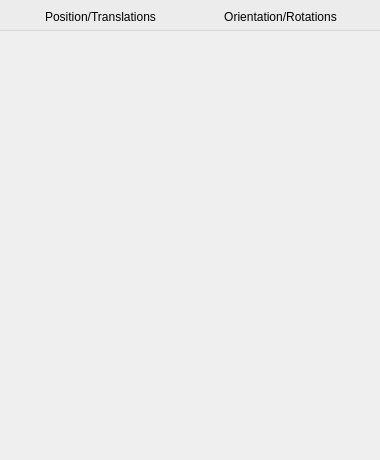
<?xml version="1.0" encoding="UTF-8"?>
<ui version="4.0">
 <class>CQDlgTranslationRotationContainer</class>
 <widget class="QDialog" name="CQDlgTranslationRotationContainer">
  <property name="geometry">
   <rect>
    <x>0</x>
    <y>0</y>
    <width>380</width>
    <height>460</height>
   </rect>
  </property>
  <property name="windowTitle">
   <string>Object/Item position/orientation</string>
  </property>
  <property name="windowOpacity">
   <double>1.000000000000000</double>
  </property>
  <property name="locale">
   <locale language="English" country="UnitedStates"/>
  </property>
  <widget class="QPushButton" name="qqTranslationMode">
   <property name="geometry">
    <rect>
     <x>10</x>
     <y>5</y>
     <width>181</width>
     <height>23</height>
    </rect>
   </property>
   <property name="palette">
    <palette>
     <active>
      <colorrole role="WindowText">
       <brush brushstyle="SolidPattern">
        <color alpha="255">
         <red>0</red>
         <green>0</green>
         <blue>0</blue>
        </color>
       </brush>
      </colorrole>
      <colorrole role="Button">
       <brush brushstyle="SolidPattern">
        <color alpha="255">
         <red>255</red>
         <green>255</green>
         <blue>255</blue>
        </color>
       </brush>
      </colorrole>
      <colorrole role="Light">
       <brush brushstyle="SolidPattern">
        <color alpha="255">
         <red>255</red>
         <green>255</green>
         <blue>255</blue>
        </color>
       </brush>
      </colorrole>
      <colorrole role="Midlight">
       <brush brushstyle="SolidPattern">
        <color alpha="255">
         <red>255</red>
         <green>255</green>
         <blue>255</blue>
        </color>
       </brush>
      </colorrole>
      <colorrole role="Dark">
       <brush brushstyle="SolidPattern">
        <color alpha="255">
         <red>127</red>
         <green>127</green>
         <blue>127</blue>
        </color>
       </brush>
      </colorrole>
      <colorrole role="Mid">
       <brush brushstyle="SolidPattern">
        <color alpha="255">
         <red>170</red>
         <green>170</green>
         <blue>170</blue>
        </color>
       </brush>
      </colorrole>
      <colorrole role="Text">
       <brush brushstyle="SolidPattern">
        <color alpha="255">
         <red>0</red>
         <green>0</green>
         <blue>0</blue>
        </color>
       </brush>
      </colorrole>
      <colorrole role="BrightText">
       <brush brushstyle="SolidPattern">
        <color alpha="255">
         <red>255</red>
         <green>255</green>
         <blue>255</blue>
        </color>
       </brush>
      </colorrole>
      <colorrole role="ButtonText">
       <brush brushstyle="SolidPattern">
        <color alpha="255">
         <red>0</red>
         <green>0</green>
         <blue>0</blue>
        </color>
       </brush>
      </colorrole>
      <colorrole role="Base">
       <brush brushstyle="SolidPattern">
        <color alpha="255">
         <red>255</red>
         <green>255</green>
         <blue>255</blue>
        </color>
       </brush>
      </colorrole>
      <colorrole role="Window">
       <brush brushstyle="SolidPattern">
        <color alpha="255">
         <red>255</red>
         <green>255</green>
         <blue>255</blue>
        </color>
       </brush>
      </colorrole>
      <colorrole role="Shadow">
       <brush brushstyle="SolidPattern">
        <color alpha="255">
         <red>0</red>
         <green>0</green>
         <blue>0</blue>
        </color>
       </brush>
      </colorrole>
      <colorrole role="AlternateBase">
       <brush brushstyle="SolidPattern">
        <color alpha="255">
         <red>255</red>
         <green>255</green>
         <blue>255</blue>
        </color>
       </brush>
      </colorrole>
      <colorrole role="ToolTipBase">
       <brush brushstyle="SolidPattern">
        <color alpha="255">
         <red>255</red>
         <green>255</green>
         <blue>220</blue>
        </color>
       </brush>
      </colorrole>
      <colorrole role="ToolTipText">
       <brush brushstyle="SolidPattern">
        <color alpha="255">
         <red>0</red>
         <green>0</green>
         <blue>0</blue>
        </color>
       </brush>
      </colorrole>
     </active>
     <inactive>
      <colorrole role="WindowText">
       <brush brushstyle="SolidPattern">
        <color alpha="255">
         <red>0</red>
         <green>0</green>
         <blue>0</blue>
        </color>
       </brush>
      </colorrole>
      <colorrole role="Button">
       <brush brushstyle="SolidPattern">
        <color alpha="255">
         <red>255</red>
         <green>255</green>
         <blue>255</blue>
        </color>
       </brush>
      </colorrole>
      <colorrole role="Light">
       <brush brushstyle="SolidPattern">
        <color alpha="255">
         <red>255</red>
         <green>255</green>
         <blue>255</blue>
        </color>
       </brush>
      </colorrole>
      <colorrole role="Midlight">
       <brush brushstyle="SolidPattern">
        <color alpha="255">
         <red>255</red>
         <green>255</green>
         <blue>255</blue>
        </color>
       </brush>
      </colorrole>
      <colorrole role="Dark">
       <brush brushstyle="SolidPattern">
        <color alpha="255">
         <red>127</red>
         <green>127</green>
         <blue>127</blue>
        </color>
       </brush>
      </colorrole>
      <colorrole role="Mid">
       <brush brushstyle="SolidPattern">
        <color alpha="255">
         <red>170</red>
         <green>170</green>
         <blue>170</blue>
        </color>
       </brush>
      </colorrole>
      <colorrole role="Text">
       <brush brushstyle="SolidPattern">
        <color alpha="255">
         <red>0</red>
         <green>0</green>
         <blue>0</blue>
        </color>
       </brush>
      </colorrole>
      <colorrole role="BrightText">
       <brush brushstyle="SolidPattern">
        <color alpha="255">
         <red>255</red>
         <green>255</green>
         <blue>255</blue>
        </color>
       </brush>
      </colorrole>
      <colorrole role="ButtonText">
       <brush brushstyle="SolidPattern">
        <color alpha="255">
         <red>0</red>
         <green>0</green>
         <blue>0</blue>
        </color>
       </brush>
      </colorrole>
      <colorrole role="Base">
       <brush brushstyle="SolidPattern">
        <color alpha="255">
         <red>255</red>
         <green>255</green>
         <blue>255</blue>
        </color>
       </brush>
      </colorrole>
      <colorrole role="Window">
       <brush brushstyle="SolidPattern">
        <color alpha="255">
         <red>255</red>
         <green>255</green>
         <blue>255</blue>
        </color>
       </brush>
      </colorrole>
      <colorrole role="Shadow">
       <brush brushstyle="SolidPattern">
        <color alpha="255">
         <red>0</red>
         <green>0</green>
         <blue>0</blue>
        </color>
       </brush>
      </colorrole>
      <colorrole role="AlternateBase">
       <brush brushstyle="SolidPattern">
        <color alpha="255">
         <red>255</red>
         <green>255</green>
         <blue>255</blue>
        </color>
       </brush>
      </colorrole>
      <colorrole role="ToolTipBase">
       <brush brushstyle="SolidPattern">
        <color alpha="255">
         <red>255</red>
         <green>255</green>
         <blue>220</blue>
        </color>
       </brush>
      </colorrole>
      <colorrole role="ToolTipText">
       <brush brushstyle="SolidPattern">
        <color alpha="255">
         <red>0</red>
         <green>0</green>
         <blue>0</blue>
        </color>
       </brush>
      </colorrole>
     </inactive>
     <disabled>
      <colorrole role="WindowText">
       <brush brushstyle="SolidPattern">
        <color alpha="255">
         <red>127</red>
         <green>127</green>
         <blue>127</blue>
        </color>
       </brush>
      </colorrole>
      <colorrole role="Button">
       <brush brushstyle="SolidPattern">
        <color alpha="255">
         <red>255</red>
         <green>255</green>
         <blue>255</blue>
        </color>
       </brush>
      </colorrole>
      <colorrole role="Light">
       <brush brushstyle="SolidPattern">
        <color alpha="255">
         <red>255</red>
         <green>255</green>
         <blue>255</blue>
        </color>
       </brush>
      </colorrole>
      <colorrole role="Midlight">
       <brush brushstyle="SolidPattern">
        <color alpha="255">
         <red>255</red>
         <green>255</green>
         <blue>255</blue>
        </color>
       </brush>
      </colorrole>
      <colorrole role="Dark">
       <brush brushstyle="SolidPattern">
        <color alpha="255">
         <red>127</red>
         <green>127</green>
         <blue>127</blue>
        </color>
       </brush>
      </colorrole>
      <colorrole role="Mid">
       <brush brushstyle="SolidPattern">
        <color alpha="255">
         <red>170</red>
         <green>170</green>
         <blue>170</blue>
        </color>
       </brush>
      </colorrole>
      <colorrole role="Text">
       <brush brushstyle="SolidPattern">
        <color alpha="255">
         <red>127</red>
         <green>127</green>
         <blue>127</blue>
        </color>
       </brush>
      </colorrole>
      <colorrole role="BrightText">
       <brush brushstyle="SolidPattern">
        <color alpha="255">
         <red>255</red>
         <green>255</green>
         <blue>255</blue>
        </color>
       </brush>
      </colorrole>
      <colorrole role="ButtonText">
       <brush brushstyle="SolidPattern">
        <color alpha="255">
         <red>127</red>
         <green>127</green>
         <blue>127</blue>
        </color>
       </brush>
      </colorrole>
      <colorrole role="Base">
       <brush brushstyle="SolidPattern">
        <color alpha="255">
         <red>255</red>
         <green>255</green>
         <blue>255</blue>
        </color>
       </brush>
      </colorrole>
      <colorrole role="Window">
       <brush brushstyle="SolidPattern">
        <color alpha="255">
         <red>255</red>
         <green>255</green>
         <blue>255</blue>
        </color>
       </brush>
      </colorrole>
      <colorrole role="Shadow">
       <brush brushstyle="SolidPattern">
        <color alpha="255">
         <red>0</red>
         <green>0</green>
         <blue>0</blue>
        </color>
       </brush>
      </colorrole>
      <colorrole role="AlternateBase">
       <brush brushstyle="SolidPattern">
        <color alpha="255">
         <red>255</red>
         <green>255</green>
         <blue>255</blue>
        </color>
       </brush>
      </colorrole>
      <colorrole role="ToolTipBase">
       <brush brushstyle="SolidPattern">
        <color alpha="255">
         <red>255</red>
         <green>255</green>
         <blue>220</blue>
        </color>
       </brush>
      </colorrole>
      <colorrole role="ToolTipText">
       <brush brushstyle="SolidPattern">
        <color alpha="255">
         <red>0</red>
         <green>0</green>
         <blue>0</blue>
        </color>
       </brush>
      </colorrole>
     </disabled>
    </palette>
   </property>
   <property name="mouseTracking">
    <bool>false</bool>
   </property>
   <property name="text">
    <string>Position/Translations</string>
   </property>
   <property name="checkable">
    <bool>true</bool>
   </property>
   <property name="autoDefault">
    <bool>false</bool>
   </property>
   <property name="flat">
    <bool>true</bool>
   </property>
  </widget>
  <widget class="QPushButton" name="qqRotationMode">
   <property name="geometry">
    <rect>
     <x>190</x>
     <y>5</y>
     <width>181</width>
     <height>23</height>
    </rect>
   </property>
   <property name="palette">
    <palette>
     <active>
      <colorrole role="WindowText">
       <brush brushstyle="SolidPattern">
        <color alpha="255">
         <red>0</red>
         <green>0</green>
         <blue>0</blue>
        </color>
       </brush>
      </colorrole>
      <colorrole role="Button">
       <brush brushstyle="SolidPattern">
        <color alpha="255">
         <red>255</red>
         <green>255</green>
         <blue>255</blue>
        </color>
       </brush>
      </colorrole>
      <colorrole role="Light">
       <brush brushstyle="SolidPattern">
        <color alpha="255">
         <red>255</red>
         <green>255</green>
         <blue>255</blue>
        </color>
       </brush>
      </colorrole>
      <colorrole role="Midlight">
       <brush brushstyle="SolidPattern">
        <color alpha="255">
         <red>255</red>
         <green>255</green>
         <blue>255</blue>
        </color>
       </brush>
      </colorrole>
      <colorrole role="Dark">
       <brush brushstyle="SolidPattern">
        <color alpha="255">
         <red>127</red>
         <green>127</green>
         <blue>127</blue>
        </color>
       </brush>
      </colorrole>
      <colorrole role="Mid">
       <brush brushstyle="SolidPattern">
        <color alpha="255">
         <red>170</red>
         <green>170</green>
         <blue>170</blue>
        </color>
       </brush>
      </colorrole>
      <colorrole role="Text">
       <brush brushstyle="SolidPattern">
        <color alpha="255">
         <red>0</red>
         <green>0</green>
         <blue>0</blue>
        </color>
       </brush>
      </colorrole>
      <colorrole role="BrightText">
       <brush brushstyle="SolidPattern">
        <color alpha="255">
         <red>255</red>
         <green>255</green>
         <blue>255</blue>
        </color>
       </brush>
      </colorrole>
      <colorrole role="ButtonText">
       <brush brushstyle="SolidPattern">
        <color alpha="255">
         <red>0</red>
         <green>0</green>
         <blue>0</blue>
        </color>
       </brush>
      </colorrole>
      <colorrole role="Base">
       <brush brushstyle="SolidPattern">
        <color alpha="255">
         <red>255</red>
         <green>255</green>
         <blue>255</blue>
        </color>
       </brush>
      </colorrole>
      <colorrole role="Window">
       <brush brushstyle="SolidPattern">
        <color alpha="255">
         <red>255</red>
         <green>255</green>
         <blue>255</blue>
        </color>
       </brush>
      </colorrole>
      <colorrole role="Shadow">
       <brush brushstyle="SolidPattern">
        <color alpha="255">
         <red>0</red>
         <green>0</green>
         <blue>0</blue>
        </color>
       </brush>
      </colorrole>
      <colorrole role="AlternateBase">
       <brush brushstyle="SolidPattern">
        <color alpha="255">
         <red>255</red>
         <green>255</green>
         <blue>255</blue>
        </color>
       </brush>
      </colorrole>
      <colorrole role="ToolTipBase">
       <brush brushstyle="SolidPattern">
        <color alpha="255">
         <red>255</red>
         <green>255</green>
         <blue>220</blue>
        </color>
       </brush>
      </colorrole>
      <colorrole role="ToolTipText">
       <brush brushstyle="SolidPattern">
        <color alpha="255">
         <red>0</red>
         <green>0</green>
         <blue>0</blue>
        </color>
       </brush>
      </colorrole>
     </active>
     <inactive>
      <colorrole role="WindowText">
       <brush brushstyle="SolidPattern">
        <color alpha="255">
         <red>0</red>
         <green>0</green>
         <blue>0</blue>
        </color>
       </brush>
      </colorrole>
      <colorrole role="Button">
       <brush brushstyle="SolidPattern">
        <color alpha="255">
         <red>255</red>
         <green>255</green>
         <blue>255</blue>
        </color>
       </brush>
      </colorrole>
      <colorrole role="Light">
       <brush brushstyle="SolidPattern">
        <color alpha="255">
         <red>255</red>
         <green>255</green>
         <blue>255</blue>
        </color>
       </brush>
      </colorrole>
      <colorrole role="Midlight">
       <brush brushstyle="SolidPattern">
        <color alpha="255">
         <red>255</red>
         <green>255</green>
         <blue>255</blue>
        </color>
       </brush>
      </colorrole>
      <colorrole role="Dark">
       <brush brushstyle="SolidPattern">
        <color alpha="255">
         <red>127</red>
         <green>127</green>
         <blue>127</blue>
        </color>
       </brush>
      </colorrole>
      <colorrole role="Mid">
       <brush brushstyle="SolidPattern">
        <color alpha="255">
         <red>170</red>
         <green>170</green>
         <blue>170</blue>
        </color>
       </brush>
      </colorrole>
      <colorrole role="Text">
       <brush brushstyle="SolidPattern">
        <color alpha="255">
         <red>0</red>
         <green>0</green>
         <blue>0</blue>
        </color>
       </brush>
      </colorrole>
      <colorrole role="BrightText">
       <brush brushstyle="SolidPattern">
        <color alpha="255">
         <red>255</red>
         <green>255</green>
         <blue>255</blue>
        </color>
       </brush>
      </colorrole>
      <colorrole role="ButtonText">
       <brush brushstyle="SolidPattern">
        <color alpha="255">
         <red>0</red>
         <green>0</green>
         <blue>0</blue>
        </color>
       </brush>
      </colorrole>
      <colorrole role="Base">
       <brush brushstyle="SolidPattern">
        <color alpha="255">
         <red>255</red>
         <green>255</green>
         <blue>255</blue>
        </color>
       </brush>
      </colorrole>
      <colorrole role="Window">
       <brush brushstyle="SolidPattern">
        <color alpha="255">
         <red>255</red>
         <green>255</green>
         <blue>255</blue>
        </color>
       </brush>
      </colorrole>
      <colorrole role="Shadow">
       <brush brushstyle="SolidPattern">
        <color alpha="255">
         <red>0</red>
         <green>0</green>
         <blue>0</blue>
        </color>
       </brush>
      </colorrole>
      <colorrole role="AlternateBase">
       <brush brushstyle="SolidPattern">
        <color alpha="255">
         <red>255</red>
         <green>255</green>
         <blue>255</blue>
        </color>
       </brush>
      </colorrole>
      <colorrole role="ToolTipBase">
       <brush brushstyle="SolidPattern">
        <color alpha="255">
         <red>255</red>
         <green>255</green>
         <blue>220</blue>
        </color>
       </brush>
      </colorrole>
      <colorrole role="ToolTipText">
       <brush brushstyle="SolidPattern">
        <color alpha="255">
         <red>0</red>
         <green>0</green>
         <blue>0</blue>
        </color>
       </brush>
      </colorrole>
     </inactive>
     <disabled>
      <colorrole role="WindowText">
       <brush brushstyle="SolidPattern">
        <color alpha="255">
         <red>127</red>
         <green>127</green>
         <blue>127</blue>
        </color>
       </brush>
      </colorrole>
      <colorrole role="Button">
       <brush brushstyle="SolidPattern">
        <color alpha="255">
         <red>255</red>
         <green>255</green>
         <blue>255</blue>
        </color>
       </brush>
      </colorrole>
      <colorrole role="Light">
       <brush brushstyle="SolidPattern">
        <color alpha="255">
         <red>255</red>
         <green>255</green>
         <blue>255</blue>
        </color>
       </brush>
      </colorrole>
      <colorrole role="Midlight">
       <brush brushstyle="SolidPattern">
        <color alpha="255">
         <red>255</red>
         <green>255</green>
         <blue>255</blue>
        </color>
       </brush>
      </colorrole>
      <colorrole role="Dark">
       <brush brushstyle="SolidPattern">
        <color alpha="255">
         <red>127</red>
         <green>127</green>
         <blue>127</blue>
        </color>
       </brush>
      </colorrole>
      <colorrole role="Mid">
       <brush brushstyle="SolidPattern">
        <color alpha="255">
         <red>170</red>
         <green>170</green>
         <blue>170</blue>
        </color>
       </brush>
      </colorrole>
      <colorrole role="Text">
       <brush brushstyle="SolidPattern">
        <color alpha="255">
         <red>127</red>
         <green>127</green>
         <blue>127</blue>
        </color>
       </brush>
      </colorrole>
      <colorrole role="BrightText">
       <brush brushstyle="SolidPattern">
        <color alpha="255">
         <red>255</red>
         <green>255</green>
         <blue>255</blue>
        </color>
       </brush>
      </colorrole>
      <colorrole role="ButtonText">
       <brush brushstyle="SolidPattern">
        <color alpha="255">
         <red>127</red>
         <green>127</green>
         <blue>127</blue>
        </color>
       </brush>
      </colorrole>
      <colorrole role="Base">
       <brush brushstyle="SolidPattern">
        <color alpha="255">
         <red>255</red>
         <green>255</green>
         <blue>255</blue>
        </color>
       </brush>
      </colorrole>
      <colorrole role="Window">
       <brush brushstyle="SolidPattern">
        <color alpha="255">
         <red>255</red>
         <green>255</green>
         <blue>255</blue>
        </color>
       </brush>
      </colorrole>
      <colorrole role="Shadow">
       <brush brushstyle="SolidPattern">
        <color alpha="255">
         <red>0</red>
         <green>0</green>
         <blue>0</blue>
        </color>
       </brush>
      </colorrole>
      <colorrole role="AlternateBase">
       <brush brushstyle="SolidPattern">
        <color alpha="255">
         <red>255</red>
         <green>255</green>
         <blue>255</blue>
        </color>
       </brush>
      </colorrole>
      <colorrole role="ToolTipBase">
       <brush brushstyle="SolidPattern">
        <color alpha="255">
         <red>255</red>
         <green>255</green>
         <blue>220</blue>
        </color>
       </brush>
      </colorrole>
      <colorrole role="ToolTipText">
       <brush brushstyle="SolidPattern">
        <color alpha="255">
         <red>0</red>
         <green>0</green>
         <blue>0</blue>
        </color>
       </brush>
      </colorrole>
     </disabled>
    </palette>
   </property>
   <property name="mouseTracking">
    <bool>false</bool>
   </property>
   <property name="text">
    <string>Orientation/Rotations</string>
   </property>
   <property name="checkable">
    <bool>true</bool>
   </property>
   <property name="autoDefault">
    <bool>false</bool>
   </property>
   <property name="flat">
    <bool>true</bool>
   </property>
  </widget>
  <widget class="QGroupBox" name="groupBox">
   <property name="geometry">
    <rect>
     <x>-10</x>
     <y>-50</y>
     <width>401</width>
     <height>81</height>
    </rect>
   </property>
   <property name="palette">
    <palette>
     <active>
      <colorrole role="WindowText">
       <brush brushstyle="SolidPattern">
        <color alpha="255">
         <red>0</red>
         <green>0</green>
         <blue>0</blue>
        </color>
       </brush>
      </colorrole>
      <colorrole role="Button">
       <brush brushstyle="SolidPattern">
        <color alpha="255">
         <red>250</red>
         <green>250</green>
         <blue>250</blue>
        </color>
       </brush>
      </colorrole>
      <colorrole role="Light">
       <brush brushstyle="SolidPattern">
        <color alpha="255">
         <red>255</red>
         <green>255</green>
         <blue>255</blue>
        </color>
       </brush>
      </colorrole>
      <colorrole role="Midlight">
       <brush brushstyle="SolidPattern">
        <color alpha="255">
         <red>252</red>
         <green>252</green>
         <blue>252</blue>
        </color>
       </brush>
      </colorrole>
      <colorrole role="Dark">
       <brush brushstyle="SolidPattern">
        <color alpha="255">
         <red>125</red>
         <green>125</green>
         <blue>125</blue>
        </color>
       </brush>
      </colorrole>
      <colorrole role="Mid">
       <brush brushstyle="SolidPattern">
        <color alpha="255">
         <red>167</red>
         <green>167</green>
         <blue>167</blue>
        </color>
       </brush>
      </colorrole>
      <colorrole role="Text">
       <brush brushstyle="SolidPattern">
        <color alpha="255">
         <red>0</red>
         <green>0</green>
         <blue>0</blue>
        </color>
       </brush>
      </colorrole>
      <colorrole role="BrightText">
       <brush brushstyle="SolidPattern">
        <color alpha="255">
         <red>255</red>
         <green>255</green>
         <blue>255</blue>
        </color>
       </brush>
      </colorrole>
      <colorrole role="ButtonText">
       <brush brushstyle="SolidPattern">
        <color alpha="255">
         <red>0</red>
         <green>0</green>
         <blue>0</blue>
        </color>
       </brush>
      </colorrole>
      <colorrole role="Base">
       <brush brushstyle="SolidPattern">
        <color alpha="255">
         <red>255</red>
         <green>255</green>
         <blue>255</blue>
        </color>
       </brush>
      </colorrole>
      <colorrole role="Window">
       <brush brushstyle="SolidPattern">
        <color alpha="255">
         <red>250</red>
         <green>250</green>
         <blue>250</blue>
        </color>
       </brush>
      </colorrole>
      <colorrole role="Shadow">
       <brush brushstyle="SolidPattern">
        <color alpha="255">
         <red>0</red>
         <green>0</green>
         <blue>0</blue>
        </color>
       </brush>
      </colorrole>
      <colorrole role="AlternateBase">
       <brush brushstyle="SolidPattern">
        <color alpha="255">
         <red>252</red>
         <green>252</green>
         <blue>252</blue>
        </color>
       </brush>
      </colorrole>
      <colorrole role="ToolTipBase">
       <brush brushstyle="SolidPattern">
        <color alpha="255">
         <red>255</red>
         <green>255</green>
         <blue>220</blue>
        </color>
       </brush>
      </colorrole>
      <colorrole role="ToolTipText">
       <brush brushstyle="SolidPattern">
        <color alpha="255">
         <red>0</red>
         <green>0</green>
         <blue>0</blue>
        </color>
       </brush>
      </colorrole>
     </active>
     <inactive>
      <colorrole role="WindowText">
       <brush brushstyle="SolidPattern">
        <color alpha="255">
         <red>0</red>
         <green>0</green>
         <blue>0</blue>
        </color>
       </brush>
      </colorrole>
      <colorrole role="Button">
       <brush brushstyle="SolidPattern">
        <color alpha="255">
         <red>250</red>
         <green>250</green>
         <blue>250</blue>
        </color>
       </brush>
      </colorrole>
      <colorrole role="Light">
       <brush brushstyle="SolidPattern">
        <color alpha="255">
         <red>255</red>
         <green>255</green>
         <blue>255</blue>
        </color>
       </brush>
      </colorrole>
      <colorrole role="Midlight">
       <brush brushstyle="SolidPattern">
        <color alpha="255">
         <red>252</red>
         <green>252</green>
         <blue>252</blue>
        </color>
       </brush>
      </colorrole>
      <colorrole role="Dark">
       <brush brushstyle="SolidPattern">
        <color alpha="255">
         <red>125</red>
         <green>125</green>
         <blue>125</blue>
        </color>
       </brush>
      </colorrole>
      <colorrole role="Mid">
       <brush brushstyle="SolidPattern">
        <color alpha="255">
         <red>167</red>
         <green>167</green>
         <blue>167</blue>
        </color>
       </brush>
      </colorrole>
      <colorrole role="Text">
       <brush brushstyle="SolidPattern">
        <color alpha="255">
         <red>0</red>
         <green>0</green>
         <blue>0</blue>
        </color>
       </brush>
      </colorrole>
      <colorrole role="BrightText">
       <brush brushstyle="SolidPattern">
        <color alpha="255">
         <red>255</red>
         <green>255</green>
         <blue>255</blue>
        </color>
       </brush>
      </colorrole>
      <colorrole role="ButtonText">
       <brush brushstyle="SolidPattern">
        <color alpha="255">
         <red>0</red>
         <green>0</green>
         <blue>0</blue>
        </color>
       </brush>
      </colorrole>
      <colorrole role="Base">
       <brush brushstyle="SolidPattern">
        <color alpha="255">
         <red>255</red>
         <green>255</green>
         <blue>255</blue>
        </color>
       </brush>
      </colorrole>
      <colorrole role="Window">
       <brush brushstyle="SolidPattern">
        <color alpha="255">
         <red>250</red>
         <green>250</green>
         <blue>250</blue>
        </color>
       </brush>
      </colorrole>
      <colorrole role="Shadow">
       <brush brushstyle="SolidPattern">
        <color alpha="255">
         <red>0</red>
         <green>0</green>
         <blue>0</blue>
        </color>
       </brush>
      </colorrole>
      <colorrole role="AlternateBase">
       <brush brushstyle="SolidPattern">
        <color alpha="255">
         <red>252</red>
         <green>252</green>
         <blue>252</blue>
        </color>
       </brush>
      </colorrole>
      <colorrole role="ToolTipBase">
       <brush brushstyle="SolidPattern">
        <color alpha="255">
         <red>255</red>
         <green>255</green>
         <blue>220</blue>
        </color>
       </brush>
      </colorrole>
      <colorrole role="ToolTipText">
       <brush brushstyle="SolidPattern">
        <color alpha="255">
         <red>0</red>
         <green>0</green>
         <blue>0</blue>
        </color>
       </brush>
      </colorrole>
     </inactive>
     <disabled>
      <colorrole role="WindowText">
       <brush brushstyle="SolidPattern">
        <color alpha="255">
         <red>125</red>
         <green>125</green>
         <blue>125</blue>
        </color>
       </brush>
      </colorrole>
      <colorrole role="Button">
       <brush brushstyle="SolidPattern">
        <color alpha="255">
         <red>250</red>
         <green>250</green>
         <blue>250</blue>
        </color>
       </brush>
      </colorrole>
      <colorrole role="Light">
       <brush brushstyle="SolidPattern">
        <color alpha="255">
         <red>255</red>
         <green>255</green>
         <blue>255</blue>
        </color>
       </brush>
      </colorrole>
      <colorrole role="Midlight">
       <brush brushstyle="SolidPattern">
        <color alpha="255">
         <red>252</red>
         <green>252</green>
         <blue>252</blue>
        </color>
       </brush>
      </colorrole>
      <colorrole role="Dark">
       <brush brushstyle="SolidPattern">
        <color alpha="255">
         <red>125</red>
         <green>125</green>
         <blue>125</blue>
        </color>
       </brush>
      </colorrole>
      <colorrole role="Mid">
       <brush brushstyle="SolidPattern">
        <color alpha="255">
         <red>167</red>
         <green>167</green>
         <blue>167</blue>
        </color>
       </brush>
      </colorrole>
      <colorrole role="Text">
       <brush brushstyle="SolidPattern">
        <color alpha="255">
         <red>125</red>
         <green>125</green>
         <blue>125</blue>
        </color>
       </brush>
      </colorrole>
      <colorrole role="BrightText">
       <brush brushstyle="SolidPattern">
        <color alpha="255">
         <red>255</red>
         <green>255</green>
         <blue>255</blue>
        </color>
       </brush>
      </colorrole>
      <colorrole role="ButtonText">
       <brush brushstyle="SolidPattern">
        <color alpha="255">
         <red>125</red>
         <green>125</green>
         <blue>125</blue>
        </color>
       </brush>
      </colorrole>
      <colorrole role="Base">
       <brush brushstyle="SolidPattern">
        <color alpha="255">
         <red>250</red>
         <green>250</green>
         <blue>250</blue>
        </color>
       </brush>
      </colorrole>
      <colorrole role="Window">
       <brush brushstyle="SolidPattern">
        <color alpha="255">
         <red>250</red>
         <green>250</green>
         <blue>250</blue>
        </color>
       </brush>
      </colorrole>
      <colorrole role="Shadow">
       <brush brushstyle="SolidPattern">
        <color alpha="255">
         <red>0</red>
         <green>0</green>
         <blue>0</blue>
        </color>
       </brush>
      </colorrole>
      <colorrole role="AlternateBase">
       <brush brushstyle="SolidPattern">
        <color alpha="255">
         <red>250</red>
         <green>250</green>
         <blue>250</blue>
        </color>
       </brush>
      </colorrole>
      <colorrole role="ToolTipBase">
       <brush brushstyle="SolidPattern">
        <color alpha="255">
         <red>255</red>
         <green>255</green>
         <blue>220</blue>
        </color>
       </brush>
      </colorrole>
      <colorrole role="ToolTipText">
       <brush brushstyle="SolidPattern">
        <color alpha="255">
         <red>0</red>
         <green>0</green>
         <blue>0</blue>
        </color>
       </brush>
      </colorrole>
     </disabled>
    </palette>
   </property>
   <property name="autoFillBackground">
    <bool>false</bool>
   </property>
   <property name="title">
    <string>GroupBox</string>
   </property>
   <property name="flat">
    <bool>false</bool>
   </property>
  </widget>
  <zorder>groupBox</zorder>
  <zorder>qqTranslationMode</zorder>
  <zorder>qqRotationMode</zorder>
 </widget>
 <tabstops>
  <tabstop>qqTranslationMode</tabstop>
  <tabstop>qqRotationMode</tabstop>
 </tabstops>
 <resources/>
 <connections/>
</ui>
